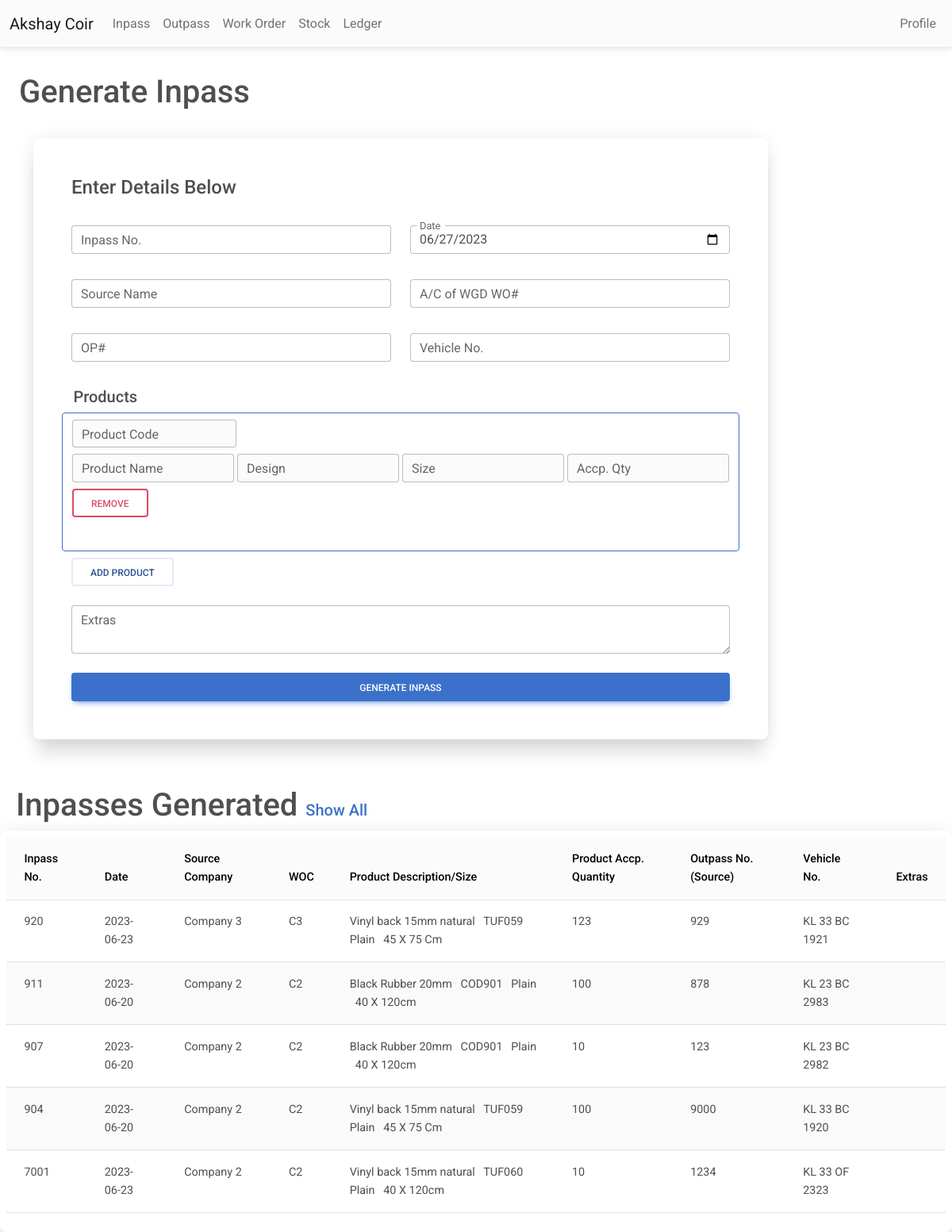
The page /inpass.php on the database as committed earlier.
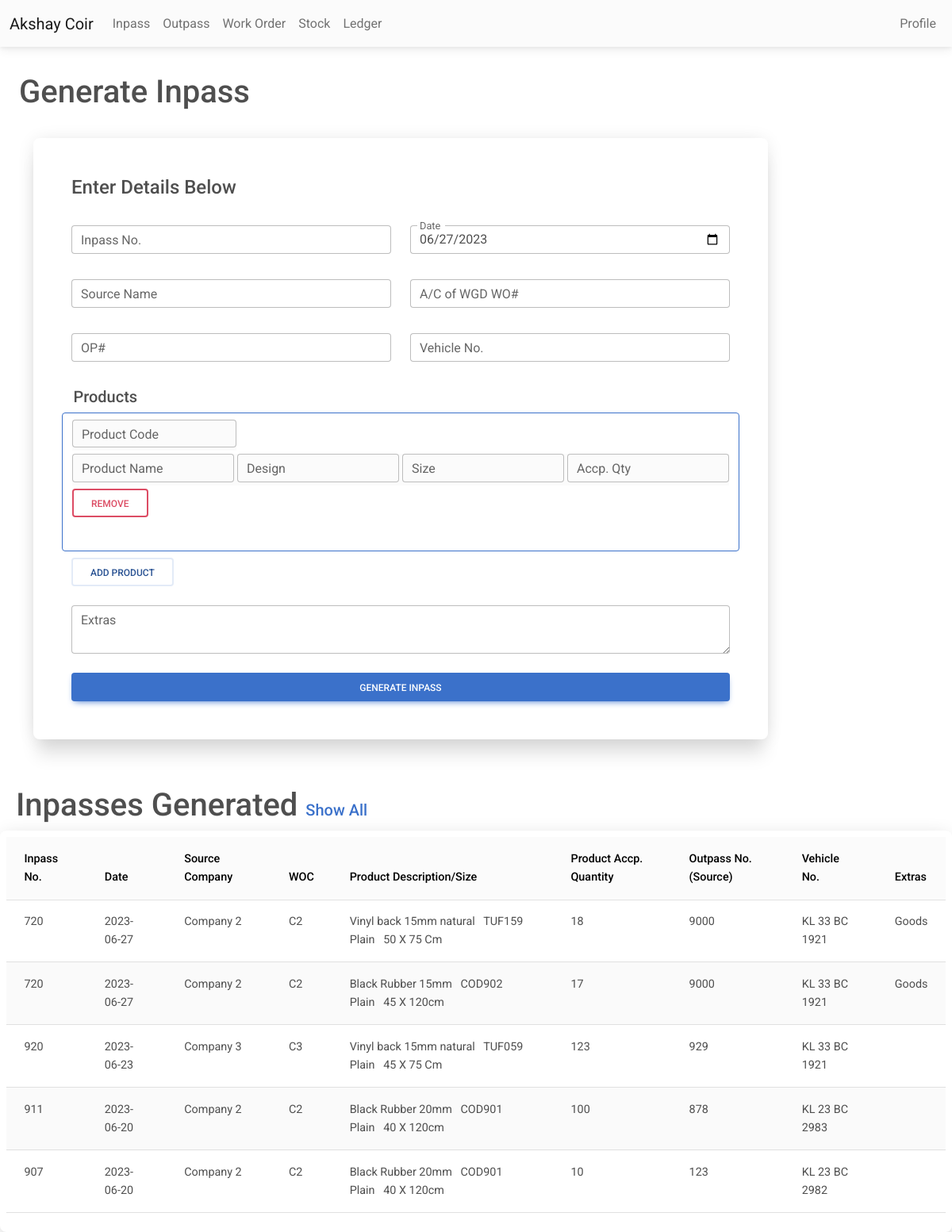
The same page on the database as committed later.
### tables this page shows
CREATE TABLE IF NOT EXISTS `inpass` (
  `no` int NOT NULL AUTO_INCREMENT,
  `date` date NOT NULL,
  `source` varchar(125) NOT NULL,
  `woc` varchar(125) NOT NULL,
  `op` int NOT NULL,
  `vehicleno` varchar(50) NOT NULL,
  `extras` varchar(125) NOT NULL,
  `type` varchar(10) NOT NULL DEFAULT 'inpass',
  `timestamp` timestamp NOT NULL DEFAULT CURRENT_TIMESTAMP,
  PRIMARY KEY (`no`)
);

CREATE TABLE IF NOT EXISTS `inpass_products` (
  `inpass_no` int NOT NULL,
  `product_name` varchar(50) NOT NULL,
  `product_code` varchar(25) NOT NULL,
  `product_design` varchar(50) NOT NULL,
  `product_size` varchar(25) NOT NULL,
  `product_qty` int NOT NULL
);

### inpass.php (the view, shortened to what the changed rows need)
<?php
include 'conn.php';
include 'nav.php';
?>
<?php
$sql4 = "select * from inpass,inpass_products where inpass.no = inpass_products.inpass_no order by timestamp DESC LIMIT 5";
$retval3 = mysqli_query($conn, $sql4);
?>
<html>
<head>
    <link rel="stylesheet" href="https://cdnjs.cloudflare.com/ajax/libs/font-awesome/6.0.0/css/all.min.css" />
    <link rel="stylesheet" href="css/mdb.min.css" />
</head>
<body>
    <main>
        <br>
        <h1 class='mt-2 ms-4'>Generate Inpass</h1>
        <br> <br>
        <div class="container mt-2 ms-2">
            <div class="col">
                <h1>Inpasses Generated <a href="inpassshowall.php?f=0" class="fs-5" target="_blank">Show All</a></h1>
            </div>
        </div>
        <div class="container-fluid mt-2 p-2 bg-white rounded-5 shadow-5-strong">
            <table class='table table-striped'>
                <thead class="table-light">
                    <th>
                        Inpass No.
                    </th>
                    <th>
                        Date
                    </th>
                    <th>
                        Source Company
                    </th>
                    <th>
                        WOC
                    </th>
                    <th>
                        Product Description/Size
                    </th>
                    <th>
                        Product Accp. Quantity
                    </th>
                    <th>
                        Outpass No.(Source)
                    </th>
                    <th>
                        Vehicle No.
                    </th>
                    <th>
                        Extras
                    </th>
                </thead>
                <tbody>
                    <tr>
                        <?php
                        while ($row = $retval3->fetch_assoc()) {
                            if (!empty($row)) {
                                echo "
                    <tr>
                    <td>
                    {$row['no']}
                    </td>
                    <td>
                    {$row['date']}
                    </td>
                    <td>
                    {$row['source']}
                    </td>
                    <td>
                    {$row['woc']}
                    </td>
                    <td>
                    {$row['product_name']}
                    &nbsp;
                    {$row['product_code']}
                    &nbsp;
                    {$row['product_design']}
                    &nbsp;
                    {$row['product_size']}
                    </td>
                    <td>
                    {$row['product_qty']}
                    </td>
                    <td>
                    {$row['op']}
                    </td>
                    <td>
                    {$row['vehicleno']}
                    </td>
                    <td>
                    {$row['extras']}
                    </td>
                    </tr>
                    ";
                            }
                        }
                        ?>
                    </tr>
                </tbody>
            </table>
        </div>
    </main>
</body>
</html>

Rows that differ between the two databases and show on the page:
no longer on this page (row unchanged): inpass: no "904", date "2023-06-20", source "Company 2", woc "C2", inpass_products.product_name "Vinyl back 15mm natural", inpass_products.product_code "TUF059", inpass_products.product_design "Plain", inpass_products.product_size "45 X 75 Cm", inpass_products.product_qty "100", op "9000", vehicleno "KL 33 BC 1920"
no longer on this page (row unchanged): inpass: no "7001", date "2023-06-23", source "Company 2", woc "C2", inpass_products.product_name "Vinyl back 15mm natural", inpass_products.product_code "TUF060", inpass_products.product_design "Plain", inpass_products.product_size "40 X 120cm", inpass_products.product_qty "10", op "1234", vehicleno "KL 33 OF 2323"
added inpass: no "720", date "2023-06-27", source "Company 2", woc "C2", inpass_products.product_name "Vinyl back 15mm natural", inpass_products.product_code "TUF159", inpass_products.product_design "Plain", inpass_products.product_size "50 X 75 Cm", inpass_products.product_qty "18", op "9000", vehicleno "KL 33 BC 1921", extras "Goods", inpass_products.product_name "Black Rubber 15mm", inpass_products.product_code "COD902", inpass_products.product_size "45 X 120cm", inpass_products.product_qty "17"
